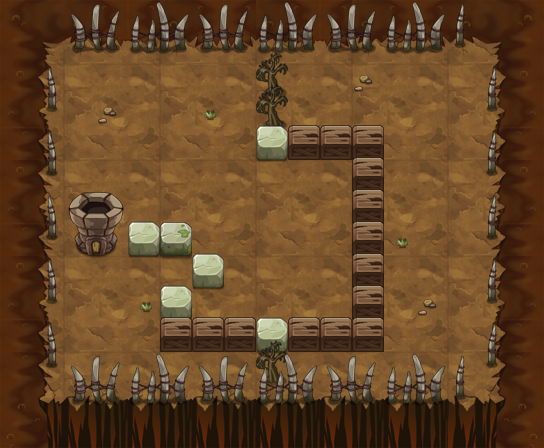

A 2D game scene composited from a Tiled map and its tileset images. What follows is a short description and the map's XML, with each tile layer's data collapsed to a summary:
An orthogonal 17x14 tile map with 32x32 px tiles, 16 tile layers (PASS, 块层 2, 块层 5, 块层 3, ...) and 16 objects (11x TRAP, 4x yjdw3, PLAYER).

<map version="1.0" orientation="orthogonal" width="17" height="14" tilewidth="32" tileheight="32">
 <properties>
  <property name="DESTRY1" value="25" />
  <property name="DESTRY2" value="27" />
  <property name="DESTRY_COUNT" value="2" />
  <property name="EXP" value="1055" />
  <property name="ITEM" value="D039" />
  <property name="MONEY" value="1583" />
 </properties>
 <tileset firstgid="1" name="yjbl" tilewidth="32" tileheight="32">
  <image source="yjbl.png" width="450" height="600" />
 </tileset>
 <layer name="PASS" width="17" height="14">
  <data>[238 cells, 134 non-empty, 11 distinct tile ids]</data>
 </layer>
 <layer name="块层 2" width="17" height="14">
  <data>[238 cells, 238 non-empty, 31 distinct tile ids]</data>
 </layer>
 <layer name="块层 5" width="17" height="14">
  <data>[238 cells, 10 non-empty, 5 distinct tile ids]</data>
 </layer>
 <layer name="块层 3" width="17" height="14">
  <data>[238 cells, 65 non-empty, 12 distinct tile ids]</data>
 </layer>
 <layer name="块层 6" width="17" height="14">
  <data>[238 cells, 25 non-empty, 6 distinct tile ids]</data>
 </layer>
 <layer name="SHELTER 11" width="17" height="14">
  <data>[238 cells, 13 non-empty, 5 distinct tile ids]</data>
 </layer>
 <layer name="SHELTER 10" width="17" height="14">
  <data>[238 cells, 1 non-empty, 1 distinct tile ids]</data>
 </layer>
 <layer name="SHELTER 9" width="17" height="14">
  <data>[238 cells, 7 non-empty, 2 distinct tile ids]</data>
 </layer>
 <layer name="SHELTER 8" width="17" height="14">
  <data>[238 cells, 2 non-empty, 2 distinct tile ids]</data>
 </layer>
 <layer name="SHELTER 7" width="17" height="14">
  <data>[238 cells, 2 non-empty, 2 distinct tile ids]</data>
 </layer>
 <layer name="SHELTER 6" width="17" height="14">
  <data>[238 cells, 5 non-empty, 5 distinct tile ids]</data>
 </layer>
 <layer name="SHELTER 5" width="17" height="14">
  <data>[238 cells, 1 non-empty, 1 distinct tile ids]</data>
 </layer>
 <layer name="SHELTER 4" width="17" height="14">
  <data>[238 cells, 1 non-empty, 1 distinct tile ids]</data>
 </layer>
 <layer name="SHELTER 3" width="17" height="14">
  <data>[238 cells, 4 non-empty, 2 distinct tile ids]</data>
 </layer>
 <layer name="SHELTER 2" width="17" height="14">
  <data>[238 cells, 1 non-empty, 1 distinct tile ids]</data>
 </layer>
 <layer name="SHELTER 1" width="17" height="14">
  <data>[238 cells, 1 non-empty, 1 distinct tile ids]</data>
 </layer>
 <objectgroup name="对象层 1" width="17" height="14">
  <object name="PLAYER" type="PLAYER" x="128" y="64" width="32" height="32" />
  <object name="yjdw3" x="64" y="128" width="32" height="32">
   <properties>
    <property name="buff_type" value="fire_shell" />
    <property name="lua_ai" value="monster_yjdw_ai" />
    <property name="quality" value="yjdw3.quality" />
   </properties>
  </object>
  <object name="yjdw3" x="416" y="128" width="32" height="32">
   <properties>
    <property name="buff_type" value="fire_shell" />
    <property name="lua_ai" value="monster_yjsb_ai" />
    <property name="quality" value="yjdw3.quality" />
   </properties>
  </object>
  <object name="liusha" type="TRAP" x="256" y="224" width="32" height="32">
   <properties>
    <property name="lua_ai" value="trap_mire_ai" />
    <property name="trap_ani" value="liusha.actor" />
    <property name="trap_floor" value="true" />
    <property name="trap_sh" value="1" />
    <property name="trap_sw" value="1" />
   </properties>
  </object>
  <object name="staff_driger_control" type="TRAP" x="0" y="416" width="32" height="32">
   <properties>
    <property name="trap_delay" value="10" />
    <property name="trap_id" value="0" />
    <property name="trap_script" value="trap(&quot;staff_driger&quot;):setOpened(true);" />
    <property name="trap_start_mode" value="2" />
    <property name="trap_state" value="open" />
   </properties>
  </object>
  <object name="staff_driger" type="TRAP" x="64" y="352" width="32" height="32">
   <properties>
    <property name="trap_ani" value="driger.actor" />
    <property name="trap_floor" value="true" />
    <property name="trap_id" value="0" />
    <property name="trap_script" value="target(&quot;PLAYER&quot;):setCurrentUseSkill(  make_ice_staff_skill()  );target(&quot;PLAYER&quot;):setEffectAnimateName(&quot;find_player.ani&quot;);trap(&quot;staff_driger&quot;):setOpened(false)" />
    <property name="trap_start_mode" value="0" />
    <property name="trap_state" value="open" />
   </properties>
  </object>
  <object name="yjdw3" x="224" y="96" width="32" height="32">
   <properties>
    <property name="buff_type" value="fire_shell" />
    <property name="lua_ai" value="monster_yjdw_ai" />
    <property name="quality" value="yjdw3.quality" />
   </properties>
  </object>
  <object name="yjdw3" x="416" y="320" width="32" height="32">
   <properties>
    <property name="buff_type" value="fire_shell" />
    <property name="lua_ai" value="monster_yjdw_ai" />
    <property name="quality" value="yjdw3.quality" />
   </properties>
  </object>
  <object name="liusha" type="TRAP" x="128" y="128" width="32" height="32">
   <properties>
    <property name="lua_ai" value="trap_mire_ai" />
    <property name="trap_ani" value="liusha.actor" />
    <property name="trap_floor" value="true" />
    <property name="trap_sh" value="1" />
    <property name="trap_sw" value="1" />
   </properties>
  </object>
  <object name="mp1" type="TRAP" x="64" y="64" width="32" height="32">
   <properties>
    <property name="trap_ani" value="mp.actor" />
    <property name="trap_floor" value="true" />
    <property name="trap_id" value="0" />
    <property name="trap_script" value="trap_moveto(&quot;PLAYER&quot;, &quot;mp1&quot;,target(&quot;mp2&quot;):getX(),target(&quot;mp2&quot;):getY() );" />
    <property name="trap_sound_id" value="1" />
    <property name="trap_start_mode" value="0" />
    <property name="trap_state" value="open" />
   </properties>
  </object>
  <object name="mp2" type="TRAP" x="128" y="256" width="32" height="32">
   <properties>
    <property name="trap_ani" value="mp.actor" />
    <property name="trap_floor" value="true" />
    <property name="trap_id" value="0" />
    <property name="trap_script" value="trap_moveto(&quot;PLAYER&quot;, &quot;mp2&quot;,target(&quot;mp1&quot;):getX(),target(&quot;mp1&quot;):getY() );" />
    <property name="trap_sound_id" value="1" />
    <property name="trap_start_mode" value="0" />
    <property name="trap_state" value="open" />
   </properties>
  </object>
  <object name="block1" type="TRAP" x="96" y="256" width="32" height="32">
   <properties>
    <property name="trap_ani" value="blok2.actor" />
    <property name="trap_blok" value="true" />
    <property name="trap_id" value="0" />
   </properties>
  </object>
  <object name="block_control1" type="TRAP" x="288" y="96" width="32" height="32">
   <properties>
    <property name="trap_ani" value="switch.actor" />
    <property name="trap_floor" value="true" />
    <property name="trap_id" value="0" />
    <property name="trap_script" value="trap(&quot;block_control1&quot;):setOpened(false);trap(&quot;block1&quot;):setOpened(false)" />
    <property name="trap_sound_id" value="2" />
    <property name="trap_start_mode" value="0" />
    <property name="trap_state" value="open" />
   </properties>
  </object>
  <object name="block2" type="TRAP" x="128" y="288" width="32" height="32">
   <properties>
    <property name="trap_ani" value="blok1.actor" />
    <property name="trap_blok" value="true" />
    <property name="trap_id" value="0" />
   </properties>
  </object>
  </objectgroup>
</map>
<!-- 2 of 16 objects omitted -->
